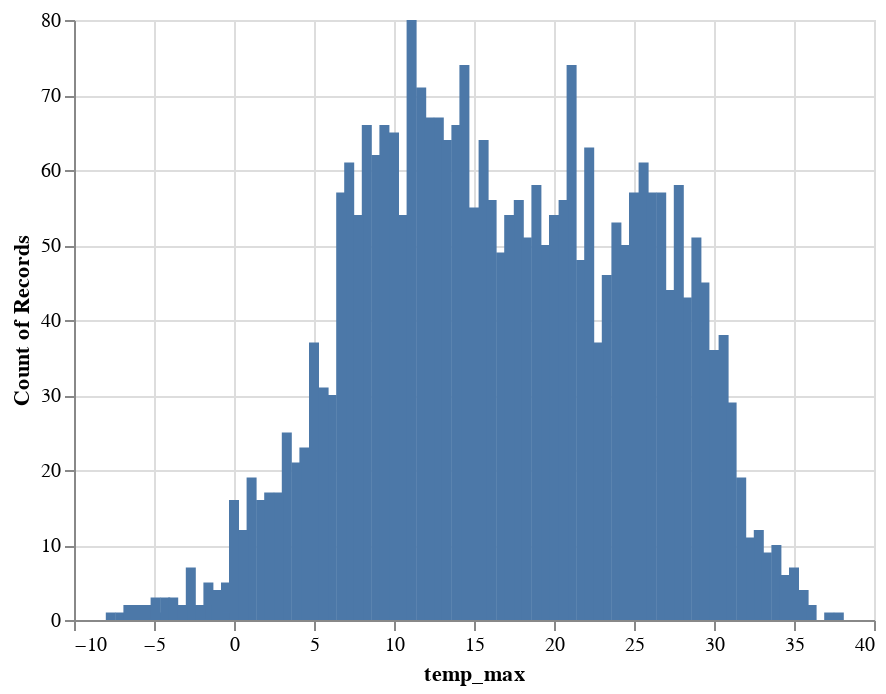

Here is the notebook cell this chart was saved with:
### Code cell
### the histogram of temp_max for both cities together
alt.Chart(data).mark_bar().encode(
    x = 'temp_max',
    y = 'count(temp_max)'
)

### Figure 1 — Vega-Lite specification as saved in the notebook (floating-point values rounded to 4 significant figures; data arrays with more than 128 entries replaced by an {"elided": "..."} marker saying what was removed)
{"config": {"view": {"continuousWidth": 400, "continuousHeight": 300}}, "data": {"name": "data-81a3ea5f067192b659c1c31e71441cd5"}, "mark": "bar", "encoding": {"x": {"type": "quantitative", "field": "temp_max"}, "y": {"type": "quantitative", "aggregate": "count", "field": "temp_max"}}, "$schema": "https://vega.github.io/schema/vega-lite/v4.8.1.json", "datasets": {"data-81a3ea5f067192b659c1c31e71441cd5": {"elided": "2922 records"}}}
